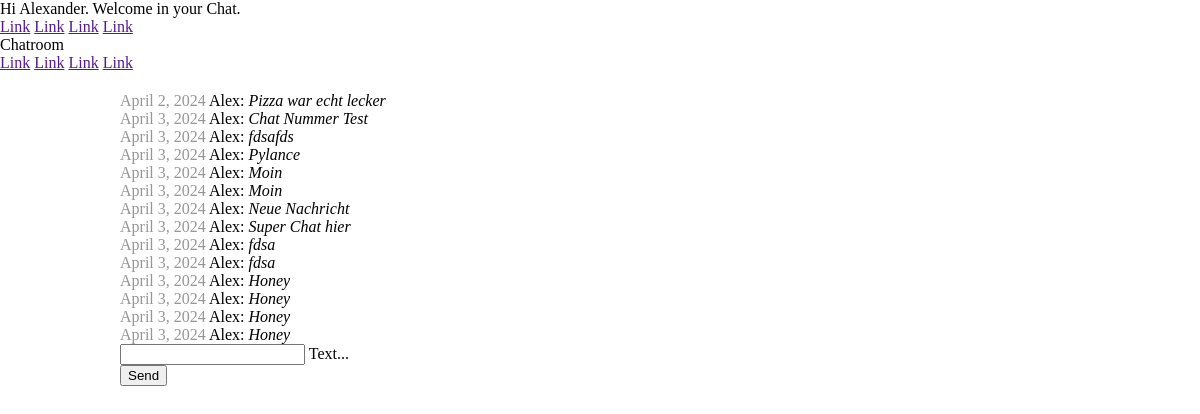
Page /chat/ (signed in) on the earlier database version.
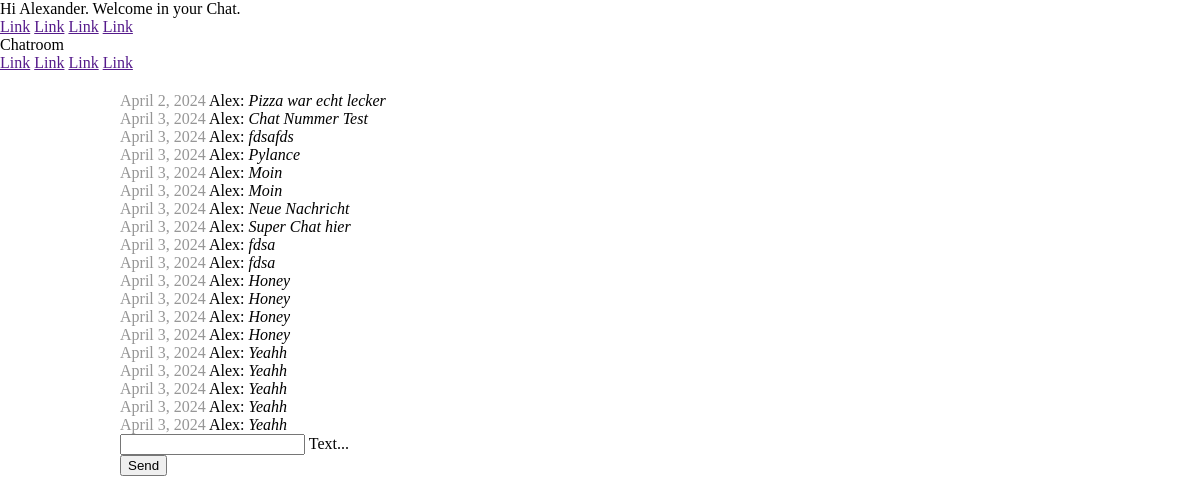
Same page on the later database version.
### chat/models.py (models this page shows)
class Message(models.Model):
    text = models.CharField(max_length=500)
    created_at = models.DateField(default=date.today)
    chat = models.ForeignKey(Chat, on_delete=models.CASCADE, related_name='chat_messages_set', default=None, blank=True, null=True) # default is None, feld darf leer sein und die DB darf null sein
    author = models.ForeignKey(settings.AUTH_USER_MODEL, on_delete=models.CASCADE, related_name='author_messages_set')
    receiver = models.ForeignKey(settings.AUTH_USER_MODEL, on_delete=models.CASCADE, related_name='receiver_messages_set')

### chat/views.py (the view)
# urls.py: path('chat/', index),
@login_required(login_url='/login/')
def index(request):
    print(request.method)
    if request.method == 'POST':
        print('Received Data: ' + request.POST['textmessage'])
        myChat=Chat.objects.get(id=1)
        Message.objects.create(text=request.POST['textmessage'], chat=myChat, author=request.user, receiver=request.user)
    chat_messages = Message.objects.filter(chat__id=1)
    print(chat_messages)
    return render(request, 'chat/index.html', {'chat_messages': chat_messages})

### chat/templates/chat/index.html (shortened to what this page needs)
{% extends "base.html" %}
{% block content %}
{% if request.user.is_authenticated %}
{% for message in chat_messages %}
<div><span class="color-gray"> {{message.created_at}} </span> {{message.author}}: <i>{{message.text}}</i></div>
{% endfor %}
<form action="/chat/" method="post">
  <div class="mdl-textfield mdl-js-textfield mdl-textfield--floating-label">
    <input class="mdl-textfield__input" name="textmessage" type="text" id="sample3" />
    <label class="mdl-textfield__label" for="sample3">Text...</label>
  </div>
  <button class="mdl-button mdl-js-button mdl-button--raised mdl-js-ripple-effect mdl-button--accent">Send</button>
</form>
{% else %}
<h1>You are not logged in</h1>
<p>Bitte logge Dich ein: <a href="/login/">Login</a></p>
{% endif %}
{% endblock %}

### templates/base.html (shortened to what this page needs)
<!DOCTYPE html>
<html lang="en">
  <head>
    <link rel="stylesheet" href="https://code.getmdl.io/1.3.0/material.indigo-pink.min.css" />
  </head>
  <body>
    <div class="mdl-layout mdl-js-layout mdl-layout--fixed-header">
      <header class="mdl-layout__header">
        <div class="mdl-layout__header-row">
          {% if request.user.is_authenticated %}
          <span class="mdl-layout-title">Hi {{request.user.first_name}}. Welcome in your Chat.</span>
          {% else %}
          <span class="mdl-layout-title">Welcome. Please log-in: <a href="/login/">Login</a></span>
          {% endif %}
          <nav class="mdl-navigation mdl-layout--large-screen-only">
            <a class="mdl-navigation__link" href="">Link</a>
            <a class="mdl-navigation__link" href="">Link</a>
            <a class="mdl-navigation__link" href="">Link</a>
            <a class="mdl-navigation__link" href="">Link</a>
          </nav>
        </div>
      </header>
      <div class="mdl-layout__drawer">
        <span class="mdl-layout-title">Chatroom</span>
        <nav class="mdl-navigation">
          <a class="mdl-navigation__link" href="">Link</a>
          <a class="mdl-navigation__link" href="">Link</a>
          <a class="mdl-navigation__link" href="">Link</a>
          <a class="mdl-navigation__link" href="">Link</a>
        </nav>
      </div>
      <main class="main">
        <div class="page-content">{% block content %} {% endblock %}</div>
      </main>
    </div>
  </body>
</html>

### templates/base.html (style rules this page uses)
body { margin: 0; padding: 0; }
.main { display: flex; align-items: center; justify-content: center; }
.page-content { width: 80%; padding: 20px 30px; }
.color-gray { color: rgb(150, 150, 150); }

Differences in the rows shown:
added Message: created_at "April 3, 2024", author "Alex", text "Yeahh"
added Message: created_at "April 3, 2024", author "Alex", text "Yeahh"
added Message: created_at "April 3, 2024", author "Alex", text "Yeahh"
added Message: created_at "April 3, 2024", author "Alex", text "Yeahh"
added Message: created_at "April 3, 2024", author "Alex", text "Yeahh"
